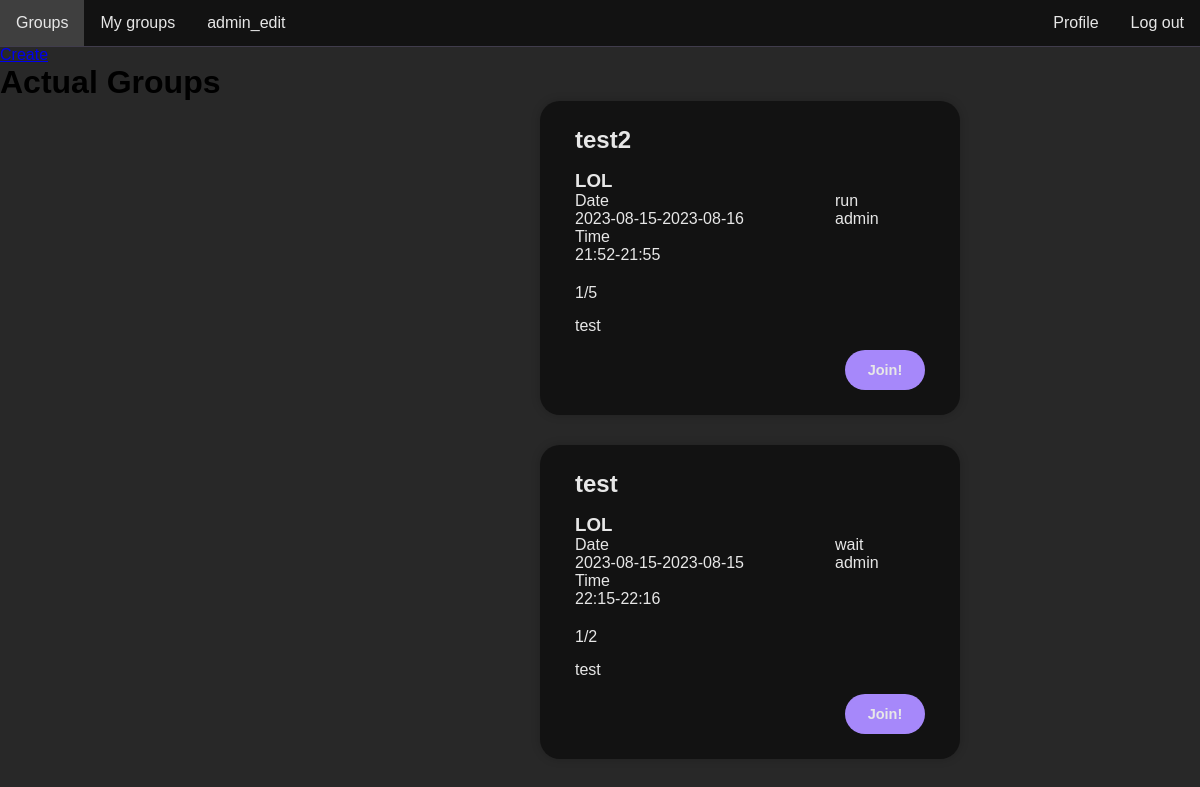
The app's page /groups (signed in) with its own data.
### db_tables.py (models this page shows)
class Group(db.Model):
    __tablename__ = "groups"
    id = db.Column(db.Integer, primary_key=True)
    tittle = db.Column(db.String(100))
    game_name = db.Column(db.String(100))
    status = db.Column(db.String(50))
    start_date = db.Column(db.String(50))
    end_date = db.Column(db.String(50))
    start_time = db.Column(db.String(50))
    end_time = db.Column(db.String(50))
    act_capacity = db.Column(db.Integer)
    max_capacity = db.Column(db.Integer)
    description = db.Column(db.String(500))
    author_id = db.Column(db.Integer, db.ForeignKey("users.id"))
    author = relationship("User", back_populates="created_groups")

class User(UserMixin, db.Model):
    __tablename__ = "users"
    id = db.Column(db.Integer, primary_key=True)
    username = db.Column(db.String(100), unique=True)
    email = db.Column(db.String(100), unique=True)
    password = db.Column(db.String(100))
    is_admin = db.Column(db.Boolean)
    created_groups = relationship("Group", back_populates="author")

### server.py (the view)
@app.route("/groups", methods=["GET", "POST"])
@login_required
def groups():
    groups = Group.query.all()
    return render_template("groups.html", current_user=current_user, groups=groups)

### server.py (called while the page is built)
@login_manager.user_loader
def load_user(user_id):
    return User.query.get(int(user_id))

### templates/groups.html (shortened to what this page needs)
{% extends 'base.html' %}
{% block content %}
<a href="{{ url_for('create_group') }}">Create</a>
<h1>Actual Groups</h1>
<div class="groups-wrapper">
    <div class="groups-filter">
    </div>
    <div class="groups-container">
        {% for group in groups: %}
        <div class="wrapper request-container">
            <h2 class="request-item">{{ group.tittle }}</h2>
            <h3 class="request-item">{{ group.game_name }}</h3>
            <div style="float: right; width: 90px;">
                <p>{{ group.status }}</p>
                <p class="creator">{{ group.author.username }}</p>
            </div>
            <p>Date <br>{{ group.start_date }}-{{ group.end_date }}</p>
            <p>Time <br>{{ group.start_time }}-{{ group.end_time }}</p>
            <p style="margin-top: 20px;">{{ group.act_capacity }}/{{ group.max_capacity }}</p>
            <p class="description">{{ group.description }}</p>
            <form action="" method="POST">
                <button type="submit" class="btn-join" name="submit">Join!</button>
            </form>
        </div>
        {% endfor %}
    </div>
</div>
{% endblock %}

### templates/base.html (shortened to what this page needs)
<!DOCTYPE html>
<html lang="en">
  <head>
    <link rel="stylesheet" href="static/css/style.css">
    <link href='https://unpkg.com/boxicons@2.1.4/css/boxicons.min.css' rel='stylesheet'>
  </head>
  <body>
  <header>
    <nav class="nav">
        {% if current_user.is_authenticated: %}
        <ul>
            <li><a href="{{ url_for('groups') }}">Groups</a></li>
            <li><a href="{{ url_for('my_groups') }}">My groups</a></li>
            {% if current_user.is_admin == True: %}
            <li><a href="{{ url_for('admin_edit') }}">admin_edit</a></li>
            {% endif %}
            <li style="float:right"><a href="{{ url_for('logout') }}">Log out</a></li>
            <li style="float:right"><a href="{{ url_for('edit_profile') }}">Profile</a></li>
        </ul>
        {% endif %}
    </nav>
  </header>
    {% block content %}
    {% endblock %}
  </body>
</html>

### static/css/style.css (style rules this page uses)
:root { --color-text: #e7e7e7; --color-secondary-100: #121212; --color-secondary-200: #282828; --color-secondary-300: #3f3f3f; --color-secondary-400: #575757; --color-secondary-500: #717171; --color-secondary-600: #8b8b8b; --color-primary-100: #382bf0; --color-primary-200: #5e43f3; --color-primary-300: #7a5af5; --color-primary-400: #9171f8; --color-primary-500: #a688fa; --color-primary-600: #ba9ffb; }
* { margin: 0; padding: 0; box-sizing: border-box; font-family: "arial"; }
body { display: flex; height: 100vh; width: 100vw; flex-direction: column; background-color:var(--color-secondary-200); }
.wrapper { width: 420px; background: var(--color-secondary-100); backdrop-filter: blur(20px); box-shadow: 0 0 10px rgba(0, 0, 0, .2); border-radius: 20px; padding: 25px 35px; }
header { width: 100vw; }
header ul { list-style-type: none; margin: 0; padding: 0; overflow: hidden; background-color: var(--color-secondary-100); box-shadow: 0 0 1px var(--color-primary-600); }
header li { float: left; }
header li a { display: block; color: var(--color-text); text-align: center; padding: 14px 16px; text-decoration: none; }
.wrapper-profile .input-box, h2 { margin-bottom: 1rem; }
.groups-wrapper { display: flex; align-self: center; flex-direction: row; }
.groups-container { flex-direction: column; }
.groups-filter { width: 300px; }
.request-container { color: var(--color-text); margin-bottom: 30px; }
.request-container form { height: 40px; }
.description { margin: 15px 0 15px 0; }
.creator { white-space: nowrap; overflow: hidden; text-overflow: ellipsis; }
.btn-join { color: var(--color-text); background-color: var(--color-primary-500); border: none; border-radius: 20px; font-weight: 600; font-size: 14.5px; height: 40px; width: 80px; float: right; }

### records on screen
Group: tittle "test2", game_name "LOL", status "run", author.username "admin", start_date "2023-08-15", end_date "2023-08-16", start_time "21:52", end_time "21:55", act_capacity "1", max_capacity "5", description "test"
Group: tittle "test", game_name "LOL", status "wait", author.username "admin", start_date "2023-08-15", end_date "2023-08-15", start_time "22:15", end_time "22:16", act_capacity "1", max_capacity "2", description "test"
